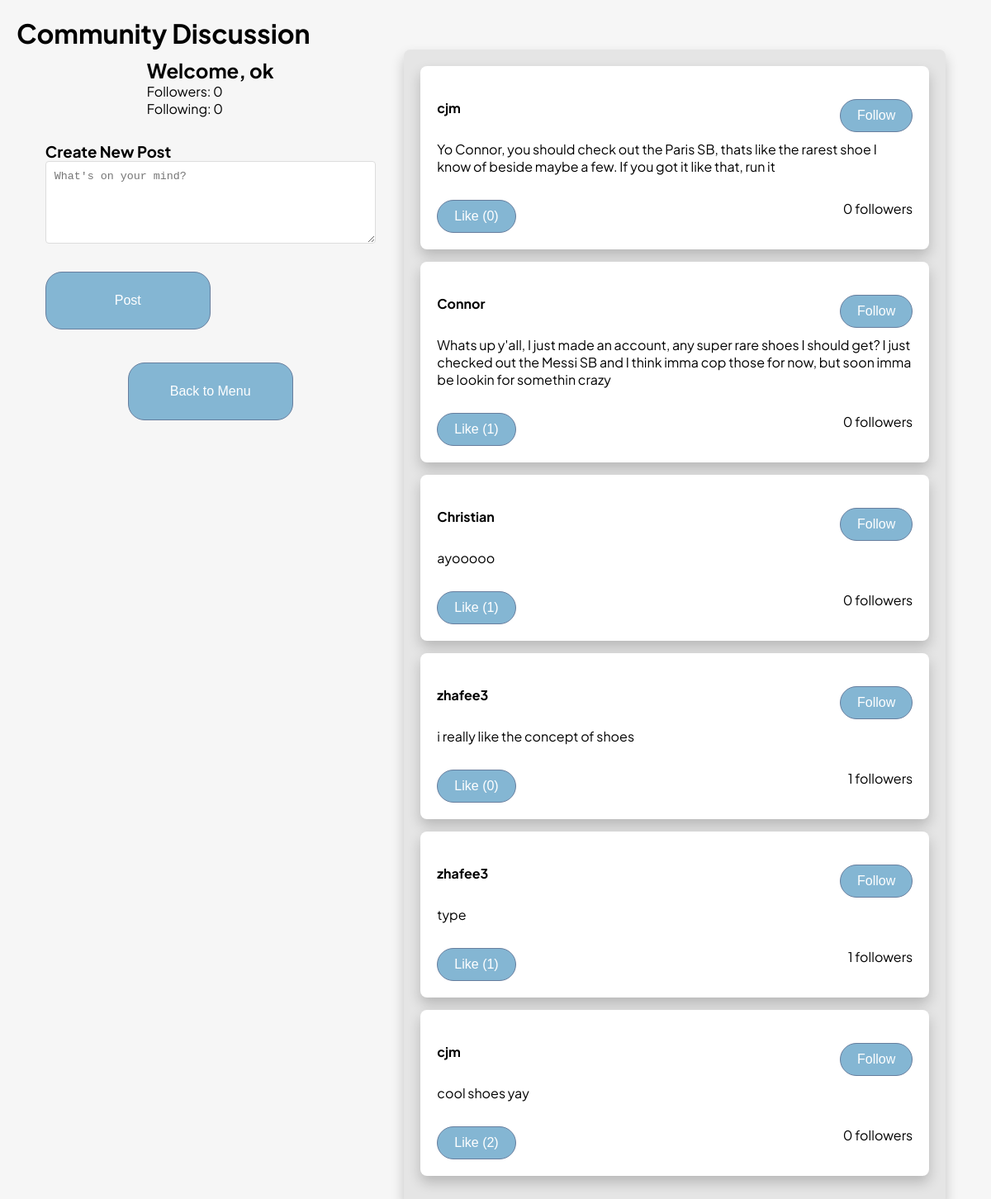
/discussion (signed in), run on an earlier commit of the app's database.
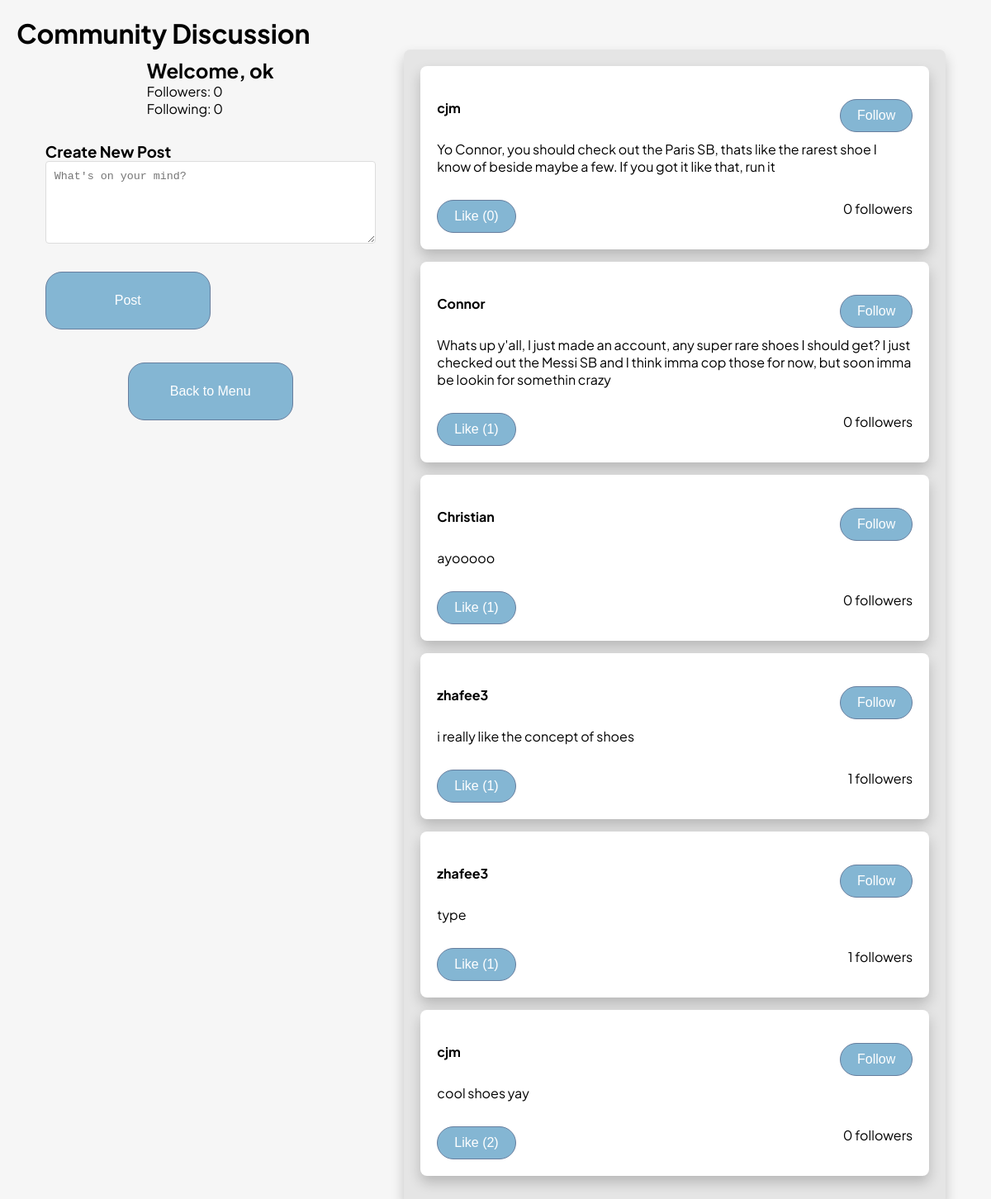
And on a later commit of the database.
### tables this page shows
CREATE TABLE DiscussionEntry (
    DiscussionEntryID INTEGER PRIMARY KEY AUTOINCREMENT,
    Body TEXT,
    Username TEXT NOT NULL,
    Likes INT DEFAULT 0,
    FOREIGN KEY (Username) REFERENCES Client(Username)
);

### main.py (the view)
@app.route('/discussion', methods=['GET'])
def view_discussion():
    if 'username' not in session:
        return redirect(url_for('login'))
    conn = get_db()
    dbCursor = conn.cursor()
    entries = logic.get_discussion_entries(dbCursor)
    user_stats = logic.get_user_stats(dbCursor, session['username'])
    return render_template(
        'discussion.html',
        entries=entries,
        current_user=session['username'],
        user_stats=user_stats
    )

### logic.py (called while the page is built)
def get_discussion_entries(dbCursor, limit=50):
    query = """
        SELECT de.DiscussionEntryID, de.Body, de.Username, de.Likes,
               COUNT(DISTINCT f.FollowerUsername) as FollowerCount
        FROM DiscussionEntry de
        LEFT JOIN Follows f ON de.Username = f.FollowingUsername
        GROUP BY de.DiscussionEntryID
        ORDER BY de.DiscussionEntryID DESC
        LIMIT ?
    """
    try:
        dbCursor.execute(query, (limit,))
        return dbCursor.fetchall()
    except Exception as e:
        print(f"Error fetching discussion entries: {e}")
        return []

def get_user_stats(dbCursor, username):
    try:
        follower_query = """
            SELECT COUNT(*) FROM Follows
            WHERE FollowingUsername = ?
        """
        dbCursor.execute(follower_query, (username,))
        follower_count = dbCursor.fetchone()[0]
        following_query = """
            SELECT COUNT(*) FROM Follows
            WHERE FollowerUsername = ?
        """
        dbCursor.execute(following_query, (username,))
        following_count = dbCursor.fetchone()[0]
        return {
            'followers': follower_count,
            'following': following_count
        }
    except Exception as e:
        print(f"Error getting user stats: {e}")
        return {'followers': 0, 'following': 0}

### main.py (called while the page is built)
def get_db():
    if 'db' not in g:
        g.db = sqlite3.connect(db_path, check_same_thread=False)
    return g.db

### templates/discussion.html (shortened to what this page needs)
<!DOCTYPE html>
<html>
<head>
    <link rel="stylesheet" href="static/app.css"/>
</head>
<body>
    <h1>Community Discussion</h1>
    <div class="discussion-container">
        <div class="left-column">
            <div class="user-stats">
                <h2>Welcome, {{ current_user }}</h2>
                <p>Followers: {{ user_stats.followers }}</p>
                <p>Following: {{ user_stats.following }}</p>
            </div>
            <div class="create-post">
                <h3>Create New Post</h3>
                <form id="postForm" onsubmit="createPost(event)">
                    <textarea name="body" required placeholder="What's on your mind?"></textarea>
                    <button type="submit" class="btn">Post</button>
                </form>
            </div>
            <div class = "menu-button-container">
                <form action="/menu" method="GET">
                    <button class="btn">Back to Menu</button>
                </form>
            </div>
        </div>
        <div class="column general-discussion-box">
            <div class="entries">
                {% for entry in entries %}
                <div class="general-discussion-entry entry" data-id="{{ entry[0] }}">
                    <div class="entry-header">
                        <strong>{{ entry[2] }}</strong>
                        {% if entry[2] != current_user %}
                        <button class="btn" onclick="followUser('{{ entry[2] }}')">Follow</button>
                        {% endif %}
                    </div>
                    <p>{{ entry[1] }}</p>
                    <div class="entry-footer">
                        <button class="btn" onclick="toggleLike('{{entry[0]}}')">
                            Like ({{ entry[3] }})
                        </button>
                        <span>{{ entry[4] }} followers</span>
                    </div>
                </div>
                {% endfor %}
            </div>
        </div>
    </div>
</body>
</html>

### static/app.css (style rules this page uses)
* { margin: 0; padding: 0; box-sizing: border-box; }
body { margin: 20px; font-family: "Plus Jakarta Sans", sans-serif; font-size: 1rem; background-color: rgb(246, 246, 246); }
html { font-size: 16px; scroll-behavior: smooth; }
.btn { padding: 10px 20px; font-size: 1rem; background-color: rgb(132, 182, 211); color: white; border-radius: 20px; cursor: pointer; border: 1.5px solid rgb(103, 126, 158); margin-top: 20px; }
.discussion-container { display: flex; justify-content: space-between; }
.left-column { display: flex; flex: 1; margin-left: 3%; max-width: fit-content; align-items: center; flex-direction: column; }
.column { display: flex; flex: 1; align-items: center; flex-direction: column; }
.left-column button { width: 200px; height: 70px; }
.menu-button-container { align-items: flex-start; }
.general-discussion-box { margin-left: 3%; margin-right: 3%; display: flex; grid-gap: 15px; width: 100%; padding: 20px; background-color: #e5e5e5; border-radius: 8px; box-sizing: border-box; box-shadow: 0px 8px 16px 0px rgba(0, 0, 0, 0.2); }
.general-discussion-entry { padding: 20px; background-color: #ffffff; border-radius: 8px; box-shadow: 0px 8px 16px 0px rgba(0, 0, 0, 0.2); }

### templates/discussion.html (style rules this page uses)
.user-stats { margin-bottom: 20px; padding: 10px; }
.create-post { margin-bottom: 20px; }
.create-post textarea { width: 100%; min-height: 100px; margin-bottom: 10px; padding: 10px; border: 1px solid #ddd; border-radius: 4px; }
.entry { margin-bottom: 15px; }
.entry-header { display: flex; justify-content: space-between; align-items: center; margin-bottom: 10px; }
.entry-footer { margin-top: 10px; display: flex; justify-content: space-between; align-items: center; }

What changed in the data, as far as the page shows it:
changed DiscussionEntry "i really like the concept of shoes": Likes "0" → "1"
